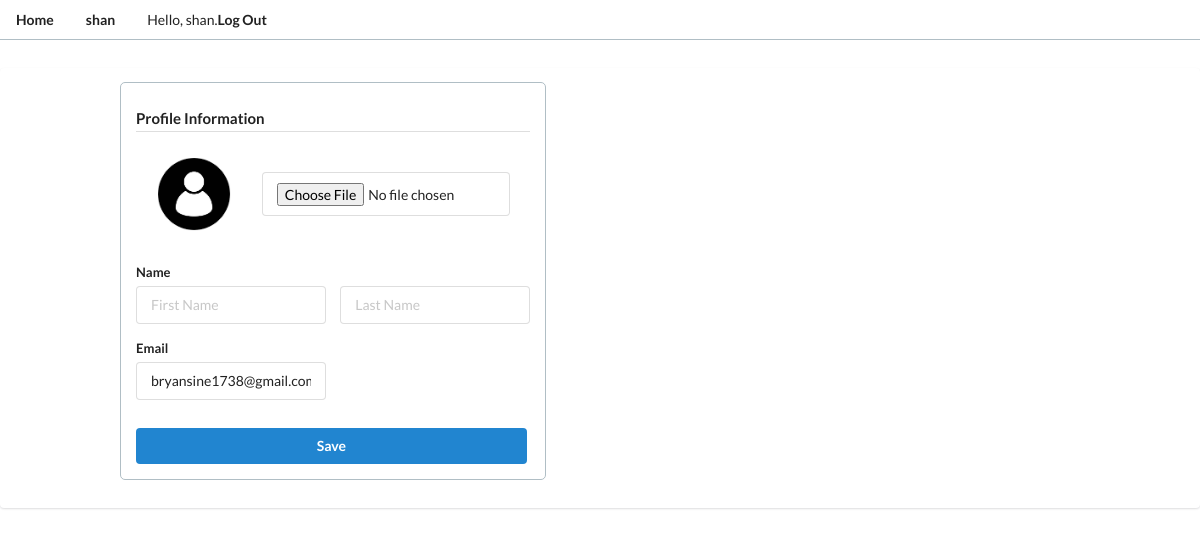
Page /profiles/edit/ (signed in) on the committed database.
### profiles/models.py (models this page shows)
class Profile(models.Model):
    user           = models.OneToOneField(User, on_delete=models.CASCADE)
    role           = models.CharField(max_length=20, choices=PROFILE_TYPE_CHOICES)
    profilePicture = models.ImageField(default='userPlaceHolder.png', upload_to='ProfilePictures')
    firstName      = models.CharField(max_length=35, blank=True)
    lastName       = models.CharField(max_length=35, blank=True)
    email          = models.EmailField(max_length=90, blank=True)
    updated        = models.TimeField(auto_now=True)
    created        = models.TimeField(auto_now_add=True)
    def __str__(self):
        return f"{self.user.username}"

### profiles/views.py (the view)
# urls.py: path('edit/', editProfile, name='editProfile'),
@login_required
def editProfile(request):  # editing profile
    profile  = Profile.objects.get(user=request.user)
    form     = EditForm(request.POST or None, request.FILES or None, instance=profile)
    if request.method == 'POST':
        if form.is_valid():
            form.save()
            return redirect('profiles:profile')
    template = loader.get_template('profiles/editProfile.html')
    context = {
        'profile':profile,
        'form'   :form,
    }
    return HttpResponse(template.render(context, request))

### profiles/forms.py
class EditForm(forms.ModelForm):
    firstName = forms.CharField(required=False, widget=forms.TextInput(attrs={'placeholder' : 'First Name'}))
    lastName  = forms.CharField(required=False, widget=forms.TextInput(attrs={'placeholder' : 'Last Name'}))
    email     = forms.EmailField(required=False, widget=forms.TextInput(attrs={'placeholder' : 'Email',}))
    class Meta:
        model   = Profile
        fields  = ('profilePicture', 'firstName', 'lastName', 'email')
        widgets = {'profilePicture' : forms.FileInput(attrs={})}

### profiles/templates/profiles/editProfile.html (shortened to what this page needs)
<head>
    {% extends 'base.html' %}
    {% load static %}
{% block content %}
{% include 'events/navigationBar.html' %}
<div class="ui segment" id="profileEditParent">
  <form action="" method="POST" enctype="multipart/form-data" class="ui form" id="profileEditCard">
    <h4 class="ui dividing header">Profile Information</h4>
    <div class="field">
      <div id="profileEditCardChild">
        <img class="ui medium circular image" id="profileEditProfileIcon" src={{profile.profilePicture.url}}>
        <div class="field">{{form.profilePicture}}</div>
      </div>
      <label>Name</label>
      <div class="two fields">
        <div class="field">{{form.firstName}}</div>
        <div class="field">{{form.lastName}}</div>
      </div>
      <label>Email</label>
      <div class="two fields">
        <div class="field">{{form.email}}</div>
      </div>
    </div>
    <button class="ui primary button" type="submit">Save</button>
  </form>
</div>
{% endblock content %}

### events/templates/events/navigationBar.html (shortened to what this page needs)
<head>
  {% load static %}
</head>
{% block content %}
<div class="ui secondary pointing menu" id="navbarMainDiv">
  <a class="item" href="{% url 'events:home' %}"><b>Home</b></a>
  <a class="item" href="{% url 'profiles:profile' %}" ><b>{{profile.user}}</b></a>
  <a class="item" href="{% url 'home' %}">Hello, {{ profile.user }}. <b> Log Out</b></a>
</div>
{% endblock content %}

### static/style.css (style rules this page uses)
#navbarMainDiv { width: 100%; border-bottom: 1px solid #B0BEC5; }
#profileEditParent { display: flex; width: 100%; border: none; padding-left: 10%; }
#profileEditCard { display: flex; width: 40%; border-radius: 5px; flex-direction: column; border: 1px solid #B0BEC5; padding: 0px 15px 15px 15px; }
#profileEditCardChild { display: flex; padding: 0px; margin-bottom: 20px; align-items: center; }
#profileEditProfileIcon { display: flex; width: 30%; height: 30%; border-radius: 50%; margin-left: 10px; margin-right: 20px; }
#profileEditCardChild div { margin-right: 20px; }

### rows in the picture
Profile: user "shan", profilePicture (placeholder picture), email "bryansine1738@gmail.com"
